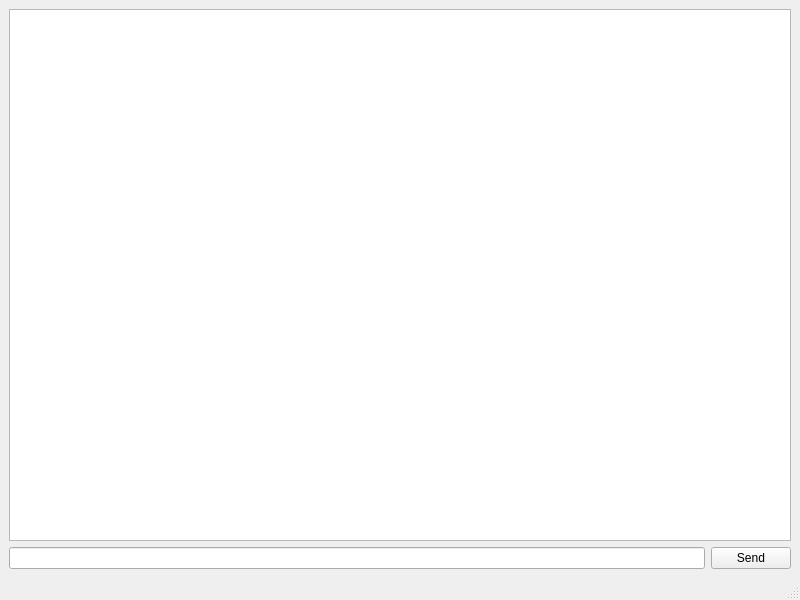
<?xml version="1.0" encoding="UTF-8"?>
<ui version="4.0">
 <class>MainWindow</class>
 <widget class="QMainWindow" name="MainWindow">
  <property name="geometry">
   <rect>
    <x>0</x>
    <y>0</y>
    <width>800</width>
    <height>600</height>
   </rect>
  </property>
  <property name="sizePolicy">
   <sizepolicy hsizetype="Maximum" vsizetype="Expanding">
    <horstretch>0</horstretch>
    <verstretch>0</verstretch>
   </sizepolicy>
  </property>
  <property name="windowTitle">
   <string>MainWindow</string>
  </property>
  <widget class="QWidget" name="centralwidget">
   <property name="enabled">
    <bool>true</bool>
   </property>
   <property name="sizePolicy">
    <sizepolicy hsizetype="Expanding" vsizetype="Expanding">
     <horstretch>1</horstretch>
     <verstretch>1</verstretch>
    </sizepolicy>
   </property>
   <layout class="QHBoxLayout" name="horizontalLayout_2">
    <item>
     <layout class="QVBoxLayout" name="verticalLayout" stretch="1,0">
      <property name="sizeConstraint">
       <enum>QLayout::SizeConstraint::SetMaximumSize</enum>
      </property>
      <item>
       <widget class="QListView" name="listView">
        <property name="minimumSize">
         <size>
          <width>500</width>
          <height>0</height>
         </size>
        </property>
       </widget>
      </item>
      <item>
       <layout class="QHBoxLayout" name="horizontalLayout" stretch="4,0">
        <item>
         <widget class="QLineEdit" name="lineEdit">
          <property name="sizePolicy">
           <sizepolicy hsizetype="Expanding" vsizetype="Fixed">
            <horstretch>0</horstretch>
            <verstretch>0</verstretch>
           </sizepolicy>
          </property>
         </widget>
        </item>
        <item>
         <widget class="QPushButton" name="pushButton">
          <property name="sizePolicy">
           <sizepolicy hsizetype="Fixed" vsizetype="Fixed">
            <horstretch>0</horstretch>
            <verstretch>0</verstretch>
           </sizepolicy>
          </property>
          <property name="text">
           <string>Send</string>
          </property>
         </widget>
        </item>
       </layout>
      </item>
     </layout>
    </item>
   </layout>
  </widget>
  <widget class="QMenuBar" name="menubar">
   <property name="geometry">
    <rect>
     <x>0</x>
     <y>0</y>
     <width>800</width>
     <height>21</height>
    </rect>
   </property>
  </widget>
  <widget class="QStatusBar" name="statusbar"/>
 </widget>
 <resources/>
 <connections/>
</ui>
